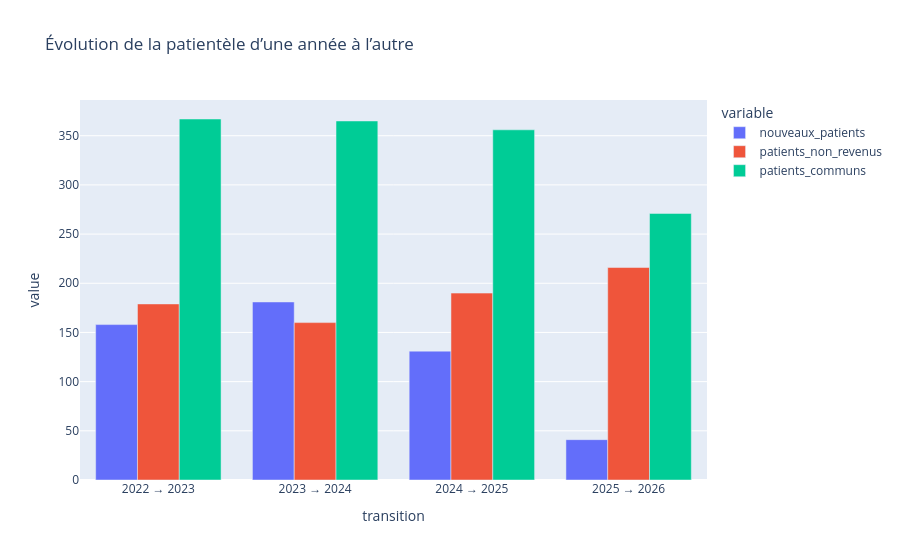

The cell this chart's notebook holds for it:
### Code cell
px.bar(
    comparaisons_patientele,
    x='transition',
    y=[
        'nouveaux_patients',
        'patients_non_revenus',
        'patients_communs'
    ],
    barmode='group',
    title='Évolution de la patientèle d’une année à l’autre'
)

### Figure 1 — Plotly figure (JSON) as saved in the notebook; plotly's stock layout.template omitted (floating-point values rounded to 4 significant figures)
{"data": [{"alignmentgroup": "True", "hovertemplate": "variable=nouveaux_patients<br>transition=%{x}<br>value=%{y}<extra></extra>", "legendgroup": "nouveaux_patients", "marker": {"color": "#636efa", "pattern": {"shape": ""}}, "name": "nouveaux_patients", "offsetgroup": "nouveaux_patients", "orientation": "v", "showlegend": true, "textposition": "auto", "type": "bar", "x": ["2022 → 2023", "2023 → 2024", "2024 → 2025", "2025 → 2026"], "xaxis": "x", "y": [158, 181, 131, 41], "yaxis": "y"}, {"alignmentgroup": "True", "hovertemplate": "variable=patients_non_revenus<br>transition=%{x}<br>value=%{y}<extra></extra>", "legendgroup": "patients_non_revenus", "marker": {"color": "#EF553B", "pattern": {"shape": ""}}, "name": "patients_non_revenus", "offsetgroup": "patients_non_revenus", "orientation": "v", "showlegend": true, "textposition": "auto", "type": "bar", "x": ["2022 → 2023", "2023 → 2024", "2024 → 2025", "2025 → 2026"], "xaxis": "x", "y": [179, 160, 190, 216], "yaxis": "y"}, {"alignmentgroup": "True", "hovertemplate": "variable=patients_communs<br>transition=%{x}<br>value=%{y}<extra></extra>", "legendgroup": "patients_communs", "marker": {"color": "#00cc96", "pattern": {"shape": ""}}, "name": "patients_communs", "offsetgroup": "patients_communs", "orientation": "v", "showlegend": true, "textposition": "auto", "type": "bar", "x": ["2022 → 2023", "2023 → 2024", "2024 → 2025", "2025 → 2026"], "xaxis": "x", "y": [367, 365, 356, 271], "yaxis": "y"}], "layout": {"barmode": "group", "legend": {"title": {"text": "variable"}, "tracegroupgap": 0}, "title": {"text": "Évolution de la patientèle d’une année à l’autre"}, "xaxis": {"anchor": "y", "domain": [0, 1], "title": {"text": "transition"}}, "yaxis": {"anchor": "x", "domain": [0, 1], "title": {"text": "value"}}}}
